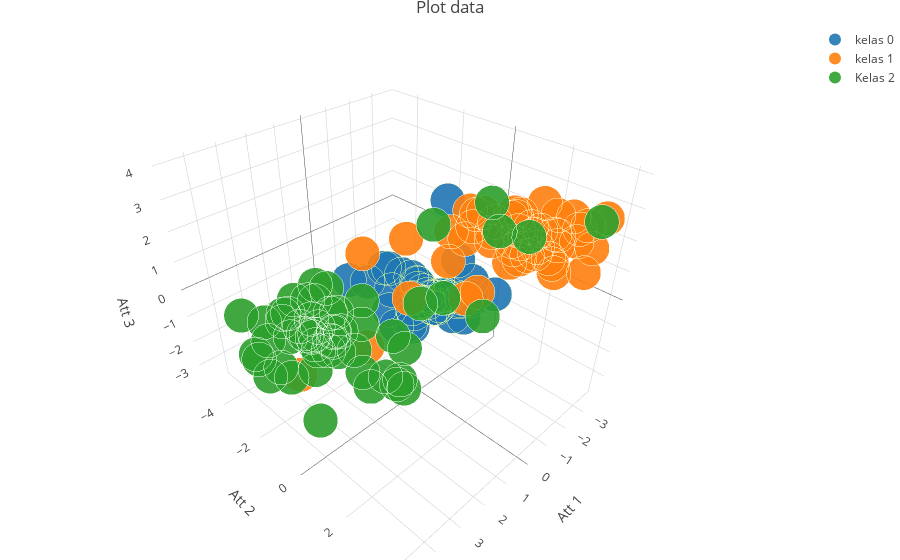

Notebook source saved alongside this figure:
### Code cell
trace1 = go.Scatter3d(
    name = 'kelas 0',
    x=kelas1['att1'],
    y=kelas1['att2'],
    z=kelas1['att3'],
    mode='markers',
    marker=dict(
        size=12,
        line=dict(
            color='rgba(217, 217, 0, 0.14)',
            width=0.2
        ),
        opacity=0.9
    )
)

trace2 = go.Scatter3d(
    name = 'kelas 1',
    x=kelas2['att1'],
    y=kelas2['att2'],
    z=kelas2['att3'],
    mode='markers',
    marker=dict(
        size=12,
        line=dict(
            color='rgba(217, 217, 217, 0.14)',
            width=0.2
        ),
        opacity=0.9
    )
)

trace3 = go.Scatter3d(
    name = 'Kelas 2',
    x=kelas3['att1'],
    y=kelas3['att2'],
    z=kelas3['att3'],
    mode='markers',
    marker=dict(
        size=12,
        line=dict(
            color='rgba(217, 217, 217, 0.14)',
            width=0.2
        ),
        opacity=0.9
    )
)

data = [trace1, trace2, trace3]

this_layout = go.Layout(
    title = 'Plot data',
#     height = '800' ,
    scene = dict(
        xaxis = dict(
            title='Att 1'),
        yaxis = dict(
            title='Att 2'),
        zaxis = dict(
            title='Att 3'),),
    margin=dict(
        l=0,
        r=0,
        b=0,
        t=25
    )
)


fig = go.Figure(data=data, layout=this_layout)
iplot(fig, filename='Scatter Data')
